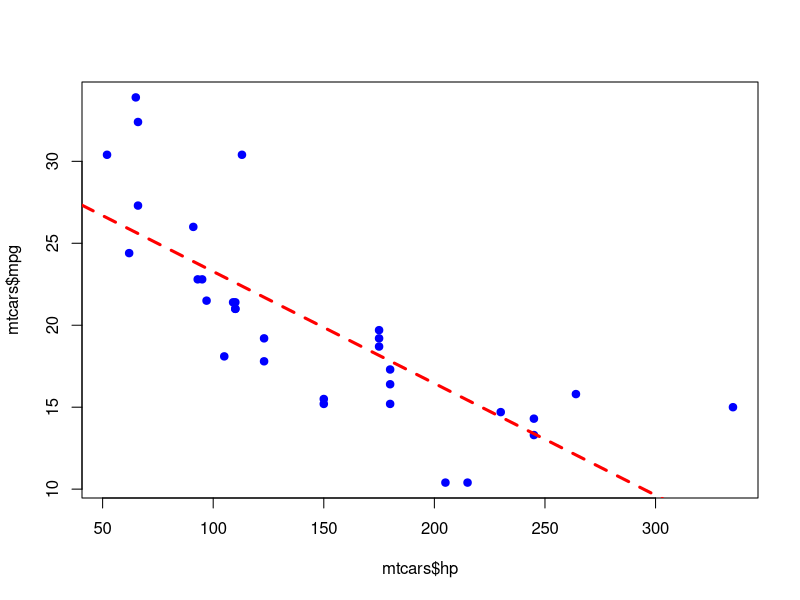
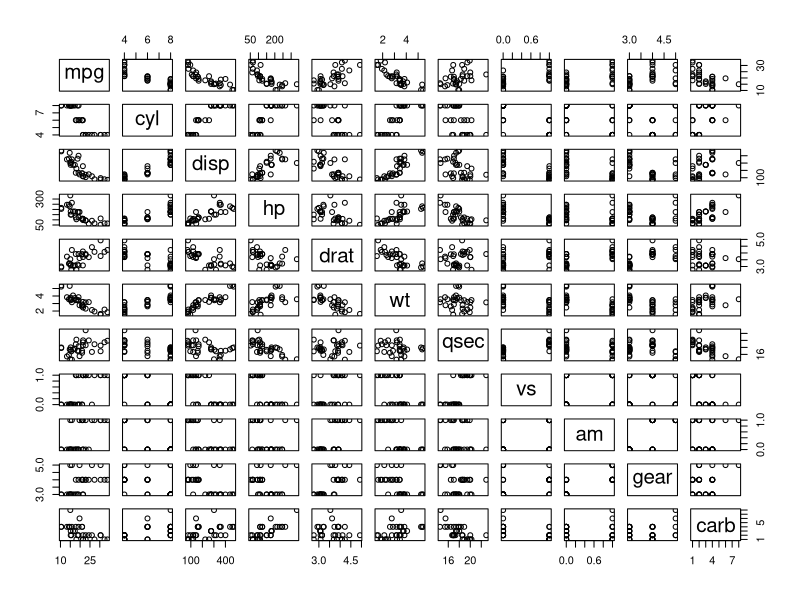
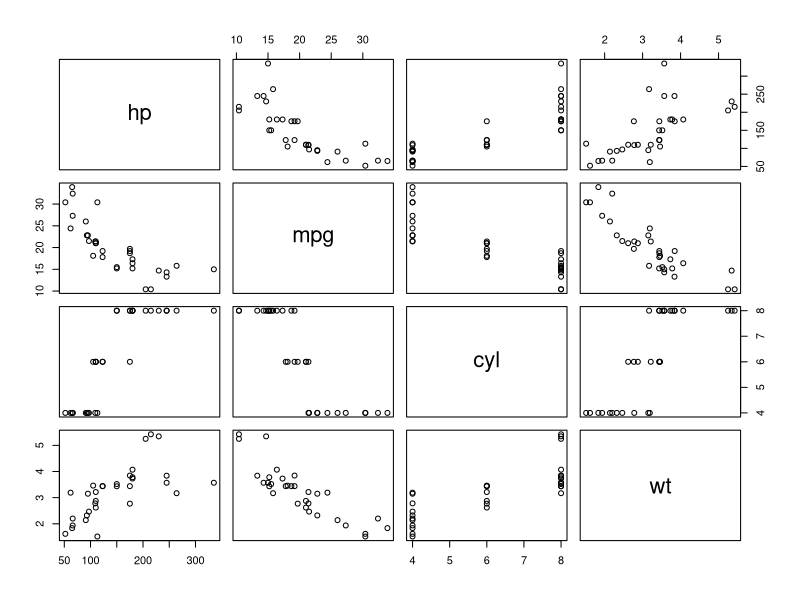
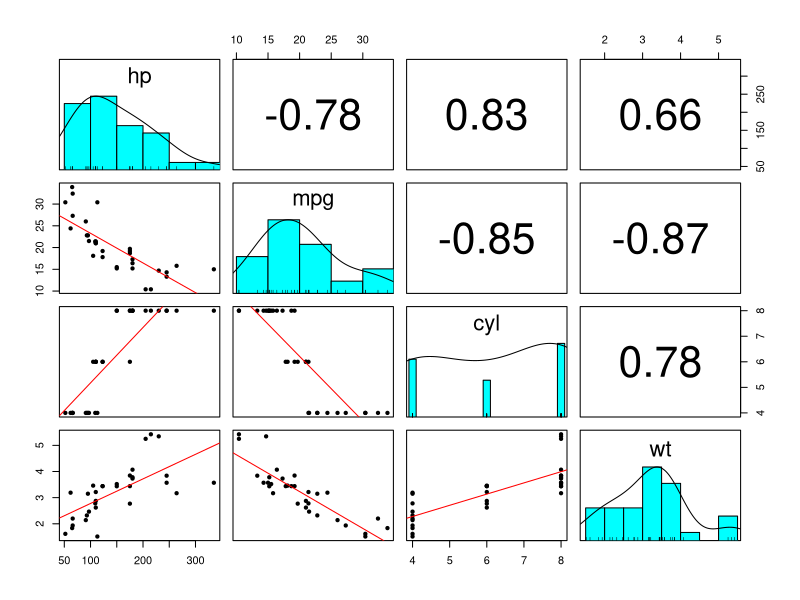

Here is the R script that generated these plots, in order:
View(mtcars)

plot(mtcars$mpg~mtcars$hp,pch=19,col="blue")
abline(lm(mtcars$mpg~mtcars$hp),col="red",lty=2,lwd=3)

pairs(mtcars)
mtcars2<-with(mtcars,data.frame(hp,mpg,cyl,wt))
pairs(mtcars2)

###install.packages("psych")
library(psych)
pairs.panels(mtcars2,lm=T,ellipses=F)
